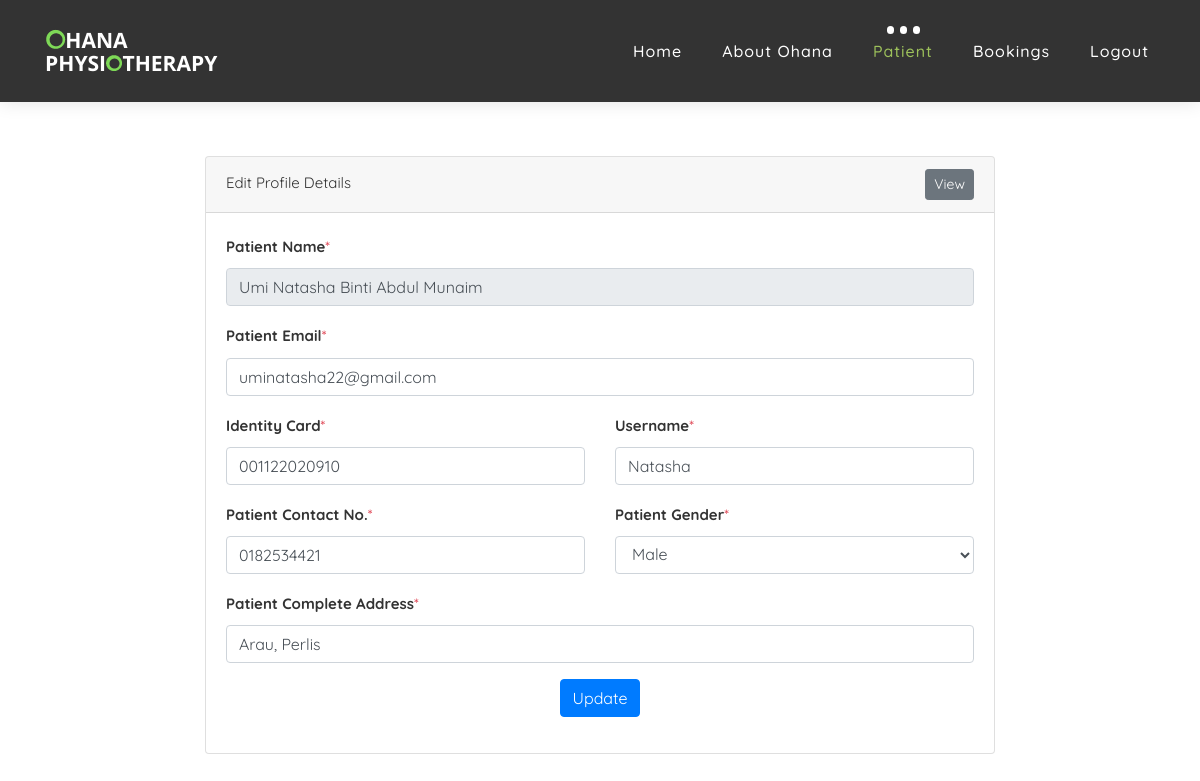
Screenshot of /admin/edit.php?id=23 with the database file from the repository.
### tables this page shows
CREATE TABLE `tblpatient` (
  `id_patient` int(11) NOT NULL,
  `username` varchar(50) NOT NULL,
  `email` varchar(50) NOT NULL,
  `phone` varchar(50) NOT NULL,
  `address` varchar(150) NOT NULL,
  `gender` varchar(50) NOT NULL,
  `name` varchar(150) NOT NULL,
  `ic` varchar(50) NOT NULL,
  `create_datetime` datetime NOT NULL
);

### admin/edit.php (the view, shortened to what this page needs)
<?php
$servername = "localhost";
$username = "root";
$password = "";
$dbname = "ohana";
$conn = mysqli_connect($servername, $username, $password, $dbname);
$id_patient=$_GET["id"];
$dis_usr="SELECT * FROM tblpatient WHERE id_patient='$id_patient'";
$resultusr=$conn->query($dis_usr);
$row=$resultusr->fetch_assoc();
?>
<!DOCTYPE html>
<html lang="en">
    <link rel="stylesheet" href="css/bootstrap.min.css">
    <link rel="stylesheet" href="style.css">
    <link rel="stylesheet" href="css/versions.css">
    <link rel="stylesheet" href="css/responsive.css">
    <link rel="stylesheet" href="css/custom.css">
</head>
<body class="host_version">
	<header class="top-navbar">
		<nav class="navbar navbar-expand-lg navbar-light bg-light">
			<div class="container-fluid">
				<a class="navbar-brand" href="index.php">
					<img src="images/ohana.png" alt="" />
				</a>
				<div class="collapse navbar-collapse" id="navbars-host">
					<ul class="navbar-nav ml-auto">
						<li class="nav-item"><a class="nav-link" href="admin.php">Home</a></li>
						<li class="nav-item dropdown">
							<a class="nav-link dropdown-toggle" href="#" id="dropdown-a" data-toggle="dropdown">About Ohana </a>
						</li>
						<li class="nav-item dropdown active">
							<a class="nav-link dropdown-toggle" href="#" id="dropdown-a" data-toggle="dropdown">Patient </a>
						</li>
						<li class="nav-item dropdown">
							<a class="nav-link dropdown-toggle" href="#" id="dropdown-a" data-toggle="dropdown">Bookings </a>
						</li>
						<li class="nav-item"><a class="nav-link" href="logout.php">Logout</a></li>
					</ul>
				</div>
			</div>
		</nav>
	</header>
<br>
<br>
	<div class="row justify-content-md-center">
		<div class="col col-md-8">
			<div class="card">
				<div class="card-header">
					<div class="row">
						<div class="col-md-6">
							Edit Profile Details
						</div>
						<div class="col-md-6 text-right">
							<a href="display.php?id=<?php echo $row["id_patient"]; ?>" class="btn btn-secondary btn-sm">View</a>
						</div>
					</div>
				</div>
				<div class="card-body">
					<form method="post" action="updatepatient.php">
						<div class="form-group">
							<label><strong>Patient Name</strong><span class="text-danger">*</span></label>
							<input type="text" name="name"  class="form-control" value="<?php echo $row["name"];?>" required autofocus data-parsley-type="name" data-parsley-trigger="keyup" readonly />
						</div>
						<div class="form-group">
							<label><strong>Patient Email</strong><span class="text-danger">*</span></label>
							<input type="text" name="email" class="form-control" value="<?php echo $row["email"];?>" required  data-parsley-trigger="keyup" />
						</div>
						<div class="row">
							<div class="col-md-6">
								<div class="form-group">
									<label><strong>Identity Card</strong><span class="text-danger">*</span></label>
									<input type="text" name="ic" class="form-control" value="<?php echo $row["ic"];?>" required  data-parsley-trigger="keyup" />
								</div>
							</div>
							<div class="col-md-6">
								<div class="form-group">
									<label><strong>Username</strong><span class="text-danger">*</span></label>
									<input type="text" name="username" class="form-control" value="<?php echo $row["username"];?>" required  data-parsley-trigger="keyup" />
								</div>
							</div>
						</div>
						<div class="row">
							<div class="col-md-6">
								<div class="form-group">
									<label><strong>Patient Contact No.</strong><span class="text-danger">*</span></label>
									<input type="number" name="phone" class="form-control" value="<?php echo $row["phone"];?>" required  data-parsley-trigger="keyup" />
								</div>
							</div>
							<div class="col-md-6">
								<div class="form-group">
									<label><strong>Patient Gender</strong><span class="text-danger">*</span></label>
									<select name="gender" class="form-control" value="<?php echo $row["gender"];?>" >
										<option value="Male">Male</option>
									</select>
								</div>
							</div>
						</div>
						<div class="form-group">
							<label><strong>Patient Complete Address</strong><span class="text-danger">*</span></label>
							<input type="text" name="address" class="form-control" value="<?php echo $row["address"];?>" required data-parsley-trigger="keyup"></textarea>
						</div>
						<div class="form-group text-center">
							<input type="submit" class="btn btn-primary" value="Update" />
						</div>
					</form>
				</div>
			</div>
		</div>
	</div>
	<br>
	<br>
</body>
</html>

### admin/style.css (style rules this page uses)
body { color: #333333; font-size: 15px; font-family: 'Quicksand', sans-serif; line-height: 1.80857; }
html, body { height: 100%; }
a { color: #1f1f1f; text-decoration: none !important; outline: none !important; -webkit-transition: all .3s ease-in-out; -moz-transition: all .3s ease-in-out; -ms-transition: all .3s ease-in-out; -o-transition: all .3s ease-in-out; transition: all .3s ease-in-out; }
a { color: #1f1f1f; text-decoration: none; outline: none; }
a, .btn { text-decoration: none !important; outline: none !important; -webkit-transition: all .3s ease-in-out; -moz-transition: all .3s ease-in-out; -ms-transition: all .3s ease-in-out; -o-transition: all .3s ease-in-out; transition: all .3s ease-in-out; }
.top-navbar .bg-light { background: #333333 !important; }
.top-navbar .navbar-light .navbar-nav .nav-link { color: #ffffff; font-size: 16px; font-weight: 500; }
.top-navbar .navbar-light .navbar-nav .nav-item { position: relative; display: inline-block; padding: 15px 0px; margin: 0px 20px; }
.top-navbar .navbar-light .navbar-nav .nav-item .nav-link { padding: 6px 0px; position: relative; display: block; line-height: 30px; letter-spacing: 1px; }
.top-navbar .navbar-light .navbar-nav .nav-item::after { position: absolute; content: ''; left: 50%; bottom: auto; top: 11px; width: 7px; height: 8px; opacity: 0; margin-left: -3px; background-color: #ffffff; border-radius: 50px; -webkit-transform: translateY(0px); transform: translateY(0px); transition: all 900ms ease; -webkit-transition: all 900ms ease; -ms-transition: all 900ms ease; -o-transition: all 900ms ease; -moz-transition: all 900ms ease; }
.top-navbar .navbar-light .navbar-nav .nav-item .nav-link::before { position: absolute; content: ''; left: 0%; bottom: auto; top: -4px; width: 7px; height: 8px; border-radius: 50px; opacity: 0; margin-left: -10px; background-color: #ffffff; -webkit-transform: translateY(0px); transform: translateY(0px); transition: all 900ms ease; -webkit-transition: all 900ms ease; -ms-transition: all 900ms ease; -o-transition: all 900ms ease; -moz-transition: all 900ms ease; }
.top-navbar .navbar-light .navbar-nav .nav-item .nav-link::after { position: absolute; content: ''; right: 0%; left: auto; bottom: auto; top: -4px; width: 7px; height: 8px; border-radius: 50px; border: none !important; opacity: 0; margin-right: -11px; background-color: #ffffff; transition: all 900ms ease; -webkit-transition: all 900ms ease; -ms-transition: all 900ms ease; -o-transition: all 900ms ease; -moz-transition: all 900ms ease; }
.top-navbar .navbar-light .navbar-nav .nav-item.active::after { opacity: 1; }
.top-navbar .navbar-light .navbar-nav .nav-item.active .nav-link::before { opacity: 1; left: 40%; }
.top-navbar .navbar-light .navbar-nav .nav-item.active .nav-link { color: #9dc15b; }
.top-navbar .navbar-light .navbar-nav .nav-item.active .nav-link::after { opacity: 1; right: 40%; }
.top-navbar .bg-light { padding-top: 15px; padding-bottom: 15px; box-shadow: 0 0 18px 0 rgba(0,0,0,.12); }

### rows the page displays
tblpatient: name "Umi Natasha Binti Abdul Munaim", email "uminatasha22@gmail.com", ic "001122020910", username "Natasha", phone "0182534421", gender "Male", address "Arau, Perlis"
